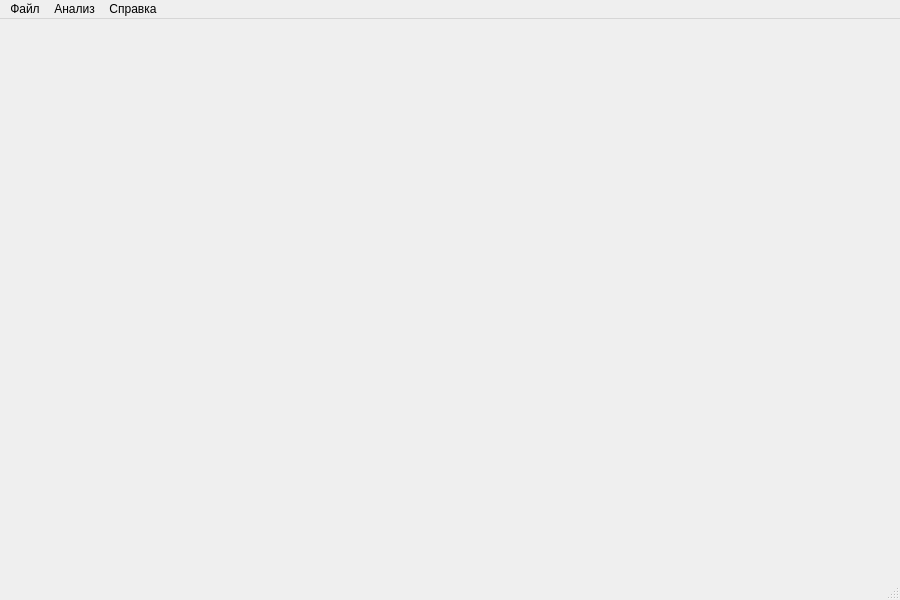
<?xml version="1.0" encoding="UTF-8"?>
<ui version="4.0">
 <class>FrameDefault</class>
 <widget class="QMainWindow" name="FrameDefault">
  <property name="windowModality">
   <enum>Qt::NonModal</enum>
  </property>
  <property name="geometry">
   <rect>
    <x>0</x>
    <y>0</y>
    <width>900</width>
    <height>600</height>
   </rect>
  </property>
  <property name="minimumSize">
   <size>
    <width>900</width>
    <height>600</height>
   </size>
  </property>
  <property name="windowTitle">
   <string>Частотный анализатор</string>
  </property>
  <property name="windowIcon">
   <iconset>
    <normaloff>../icons/main.png</normaloff>../icons/main.png</iconset>
  </property>
  <widget class="QWidget" name="centralwidget">
   <layout class="QVBoxLayout" name="imageLayout">
    <item>
     <widget class="QWidget" name="imageWidget" native="true"/>
    </item>
   </layout>
  </widget>
  <widget class="QMenuBar" name="menubar">
   <property name="geometry">
    <rect>
     <x>0</x>
     <y>0</y>
     <width>900</width>
     <height>21</height>
    </rect>
   </property>
   <widget class="QMenu" name="menu_file">
    <property name="title">
     <string>Файл</string>
    </property>
    <addaction name="actionOpen"/>
    <addaction name="separator"/>
    <addaction name="actionExit"/>
   </widget>
   <widget class="QMenu" name="menu_analysis">
    <property name="title">
     <string>Анализ</string>
    </property>
    <addaction name="actionHeader"/>
    <addaction name="actionSpectrogram"/>
    <addaction name="actionSpectrum"/>
    <addaction name="separator"/>
    <addaction name="actionAnalysis"/>
   </widget>
   <widget class="QMenu" name="menu_help">
    <property name="title">
     <string>Справка</string>
    </property>
    <addaction name="actionHelp"/>
    <addaction name="separator"/>
    <addaction name="actionAbout"/>
   </widget>
   <addaction name="menu_file"/>
   <addaction name="menu_analysis"/>
   <addaction name="menu_help"/>
  </widget>
  <widget class="QStatusBar" name="statusbar"/>
  <action name="actionAbout">
   <property name="text">
    <string>О программе...</string>
   </property>
   <property name="statusTip">
    <string>О программе</string>
   </property>
  </action>
  <action name="actionOpen">
   <property name="text">
    <string>Открыть файл</string>
   </property>
   <property name="statusTip">
    <string>Открыть файл</string>
   </property>
   <property name="shortcut">
    <string>Ctrl+O</string>
   </property>
  </action>
  <action name="actionExit">
   <property name="text">
    <string>Выход</string>
   </property>
   <property name="statusTip">
    <string>Выход из программы</string>
   </property>
   <property name="shortcut">
    <string>Ctrl+Q</string>
   </property>
  </action>
  <action name="actionHeader">
   <property name="checkable">
    <bool>false</bool>
   </property>
   <property name="checked">
    <bool>false</bool>
   </property>
   <property name="enabled">
    <bool>false</bool>
   </property>
   <property name="text">
    <string>Данные из заголовка</string>
   </property>
   <property name="statusTip">
    <string>Данные из заголовка</string>
   </property>
  </action>
  <action name="actionSpectrum">
   <property name="enabled">
    <bool>false</bool>
   </property>
   <property name="text">
    <string>График спектра</string>
   </property>
   <property name="statusTip">
    <string>График спектра</string>
   </property>
  </action>
  <action name="actionAnalysis">
   <property name="enabled">
    <bool>false</bool>
   </property>
   <property name="text">
    <string>Начать анализ</string>
   </property>
   <property name="statusTip">
    <string>Анализ на наличие внесённых изменений</string>
   </property>
  </action>
  <action name="actionHelp">
   <property name="text">
    <string>Справка</string>
   </property>
   <property name="shortcut">
    <string>F1</string>
   </property>
  </action>
  <action name="actionSpectrogram">
   <property name="enabled">
    <bool>false</bool>
   </property>
   <property name="text">
    <string>Спектрограмма</string>
   </property>
   <property name="statusTip">
    <string>Спектрограмма</string>
   </property>
  </action>
 </widget>
 <resources/>
 <connections/>
</ui>
